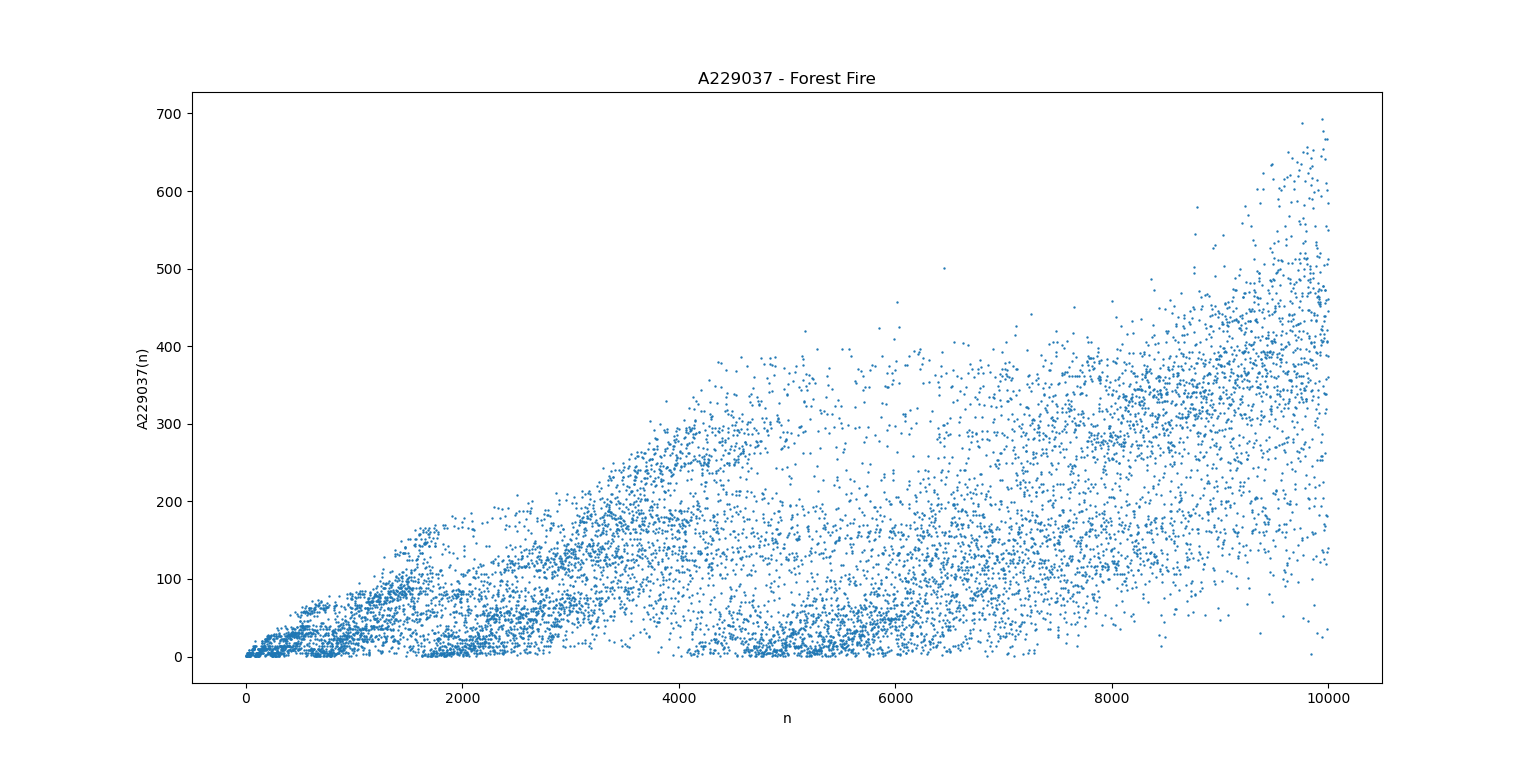

Source code (Python):
# Code by Chai Wah Wu (https://oeis.org/wiki/User:Chai_Wah_Wu)

import matplotlib.pyplot as plt

y = []

for n in range(10 ** 4):
    i, j, b = 1, 1, set()
    while n - 2 * i >= 0:
        b.add(2 * y[n - i] - y[n - 2 * i])
        i += 1
        while j in b:
            b.remove(j)
            j += 1
    y.append(j)

x = range(1, len(y) + 1)
plt.figure("A229037 - Forest Fire")
plt.scatter(x, y, s=0.5)
plt.xlabel('n')
plt.ylabel('A229037(n)')
plt.title("A229037 - Forest Fire")
plt.show()
